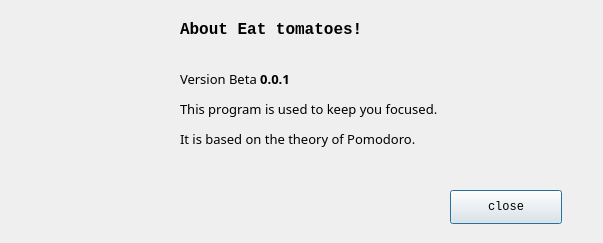
<?xml version="1.0" encoding="UTF-8"?>
<ui version="4.0">
 <class>Dialog</class>
 <widget class="QDialog" name="Dialog">
  <property name="geometry">
   <rect>
    <x>0</x>
    <y>0</y>
    <width>603</width>
    <height>243</height>
   </rect>
  </property>
  <property name="windowTitle">
   <string>About this-Eat Tomatoes！</string>
  </property>
  <property name="windowIcon">
   <iconset resource="../img/image_rc.qrc">
    <normaloff>:/window_image/tomato.png</normaloff>:/window_image/tomato.png</iconset>
  </property>
  <widget class="QPushButton" name="pushButton">
   <property name="geometry">
    <rect>
     <x>450</x>
     <y>190</y>
     <width>112</width>
     <height>34</height>
    </rect>
   </property>
   <property name="font">
    <font>
     <family>Consolas</family>
     <weight>50</weight>
     <bold>false</bold>
    </font>
   </property>
   <property name="text">
    <string>close</string>
   </property>
  </widget>
  <widget class="QLabel" name="label">
   <property name="geometry">
    <rect>
     <x>180</x>
     <y>20</y>
     <width>251</width>
     <height>31</height>
    </rect>
   </property>
   <property name="font">
    <font>
     <family>Consolas</family>
     <pointsize>12</pointsize>
     <weight>75</weight>
     <bold>true</bold>
    </font>
   </property>
   <property name="text">
    <string>About Eat tomatoes!</string>
   </property>
   <property name="alignment">
    <set>Qt::AlignLeading|Qt::AlignLeft|Qt::AlignTop</set>
   </property>
  </widget>
  <widget class="QLabel" name="label_2">
   <property name="geometry">
    <rect>
     <x>180</x>
     <y>70</y>
     <width>411</width>
     <height>91</height>
    </rect>
   </property>
   <property name="font">
    <font>
     <family>SimSun-ExtB</family>
     <weight>50</weight>
     <bold>false</bold>
    </font>
   </property>
   <property name="text">
    <string>&lt;html&gt;&lt;head/&gt;&lt;body&gt;&lt;p&gt;&lt;span style=&quot; font-size:10pt;&quot;&gt;Version Beta &lt;/span&gt;&lt;span style=&quot; font-size:10pt; font-weight:600;&quot;&gt;0.0.1 &lt;/span&gt;&lt;/p&gt;&lt;p&gt;&lt;span style=&quot; font-size:10pt;&quot;&gt;This program is used to keep you focused.&lt;/span&gt;&lt;/p&gt;&lt;p&gt;&lt;span style=&quot; font-size:10pt;&quot;&gt;It is based on the theory of Pomodoro.&lt;/span&gt;&lt;/p&gt;&lt;/body&gt;&lt;/html&gt;</string>
   </property>
   <property name="alignment">
    <set>Qt::AlignLeading|Qt::AlignLeft|Qt::AlignTop</set>
   </property>
  </widget>
  <widget class="QLabel" name="label_3">
   <property name="geometry">
    <rect>
     <x>0</x>
     <y>0</y>
     <width>161</width>
     <height>171</height>
    </rect>
   </property>
   <property name="text">
    <string>&lt;html&gt;&lt;head/&gt;&lt;body&gt;&lt;p&gt;&lt;img src=&quot;:/window_image/about_tomato.png&quot;/&gt;&lt;/p&gt;&lt;/body&gt;&lt;/html&gt;</string>
   </property>
  </widget>
 </widget>
 <resources>
  <include location="../img/image_rc.qrc"/>
 </resources>
 <connections>
  <connection>
   <sender>pushButton</sender>
   <signal>clicked()</signal>
   <receiver>Dialog</receiver>
   <slot>close()</slot>
   <hints>
    <hint type="sourcelabel">
     <x>505</x>
     <y>204</y>
    </hint>
    <hint type="destinationlabel">
     <x>388</x>
     <y>204</y>
    </hint>
   </hints>
  </connection>
 </connections>
</ui>
